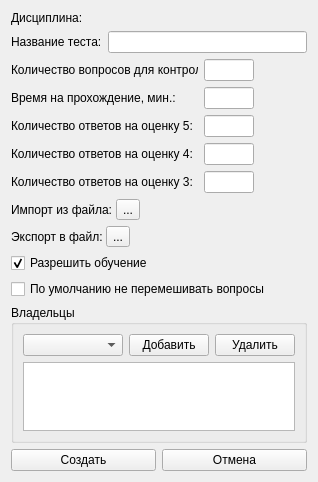
<?xml version="1.0" encoding="UTF-8"?>
<ui version="4.0">
 <class>TestSettings</class>
 <widget class="QWidget" name="TestSettings">
  <property name="windowModality">
   <enum>Qt::ApplicationModal</enum>
  </property>
  <property name="geometry">
   <rect>
    <x>0</x>
    <y>0</y>
    <width>318</width>
    <height>482</height>
   </rect>
  </property>
  <property name="sizePolicy">
   <sizepolicy hsizetype="Minimum" vsizetype="Minimum">
    <horstretch>0</horstretch>
    <verstretch>0</verstretch>
   </sizepolicy>
  </property>
  <property name="minimumSize">
   <size>
    <width>318</width>
    <height>265</height>
   </size>
  </property>
  <property name="maximumSize">
   <size>
    <width>318</width>
    <height>7000</height>
   </size>
  </property>
  <property name="windowTitle">
   <string>Создание теста</string>
  </property>
  <property name="windowOpacity">
   <double>0.950000000000000</double>
  </property>
  <layout class="QVBoxLayout" name="verticalLayout_2">
   <item>
    <layout class="QVBoxLayout" name="verticalLayout">
     <item>
      <widget class="QLabel" name="labelSubject">
       <property name="text">
        <string>Дисциплина:</string>
       </property>
      </widget>
     </item>
     <item>
      <layout class="QHBoxLayout" name="horizontalLayout">
       <item>
        <widget class="QLabel" name="label">
         <property name="text">
          <string>Название теста:</string>
         </property>
        </widget>
       </item>
       <item>
        <widget class="QLineEdit" name="lineTest"/>
       </item>
      </layout>
     </item>
     <item>
      <layout class="QHBoxLayout" name="horizontalLayout_2">
       <item>
        <widget class="QLabel" name="label_3">
         <property name="minimumSize">
          <size>
           <width>187</width>
           <height>0</height>
          </size>
         </property>
         <property name="maximumSize">
          <size>
           <width>187</width>
           <height>16777215</height>
          </size>
         </property>
         <property name="text">
          <string>Количество вопросов для контроля:</string>
         </property>
        </widget>
       </item>
       <item>
        <widget class="QLineEdit" name="lineQuestions">
         <property name="maximumSize">
          <size>
           <width>50</width>
           <height>16777215</height>
          </size>
         </property>
        </widget>
       </item>
       <item>
        <spacer name="horizontalSpacer_4">
         <property name="orientation">
          <enum>Qt::Horizontal</enum>
         </property>
         <property name="sizeHint" stdset="0">
          <size>
           <width>40</width>
           <height>20</height>
          </size>
         </property>
        </spacer>
       </item>
      </layout>
     </item>
     <item>
      <layout class="QHBoxLayout" name="horizontalLayout_3">
       <item>
        <widget class="QLabel" name="label_4">
         <property name="minimumSize">
          <size>
           <width>187</width>
           <height>0</height>
          </size>
         </property>
         <property name="maximumSize">
          <size>
           <width>187</width>
           <height>16777215</height>
          </size>
         </property>
         <property name="text">
          <string>Время на прохождение, мин.:</string>
         </property>
        </widget>
       </item>
       <item>
        <widget class="QLineEdit" name="lineTime">
         <property name="maximumSize">
          <size>
           <width>50</width>
           <height>16777215</height>
          </size>
         </property>
        </widget>
       </item>
       <item>
        <spacer name="horizontalSpacer_5">
         <property name="orientation">
          <enum>Qt::Horizontal</enum>
         </property>
         <property name="sizeHint" stdset="0">
          <size>
           <width>40</width>
           <height>20</height>
          </size>
         </property>
        </spacer>
       </item>
      </layout>
     </item>
     <item>
      <layout class="QHBoxLayout" name="horizontalLayout_4">
       <item>
        <widget class="QLabel" name="label_6">
         <property name="minimumSize">
          <size>
           <width>187</width>
           <height>0</height>
          </size>
         </property>
         <property name="maximumSize">
          <size>
           <width>187</width>
           <height>16777215</height>
          </size>
         </property>
         <property name="text">
          <string>Количество ответов на оценку 5:</string>
         </property>
        </widget>
       </item>
       <item>
        <widget class="QLineEdit" name="lineFive">
         <property name="sizePolicy">
          <sizepolicy hsizetype="Preferred" vsizetype="Fixed">
           <horstretch>0</horstretch>
           <verstretch>0</verstretch>
          </sizepolicy>
         </property>
         <property name="minimumSize">
          <size>
           <width>0</width>
           <height>0</height>
          </size>
         </property>
         <property name="maximumSize">
          <size>
           <width>50</width>
           <height>16777215</height>
          </size>
         </property>
        </widget>
       </item>
       <item>
        <spacer name="horizontalSpacer">
         <property name="orientation">
          <enum>Qt::Horizontal</enum>
         </property>
         <property name="sizeHint" stdset="0">
          <size>
           <width>40</width>
           <height>20</height>
          </size>
         </property>
        </spacer>
       </item>
      </layout>
     </item>
     <item>
      <layout class="QHBoxLayout" name="horizontalLayout_5">
       <item>
        <widget class="QLabel" name="label_7">
         <property name="minimumSize">
          <size>
           <width>187</width>
           <height>0</height>
          </size>
         </property>
         <property name="maximumSize">
          <size>
           <width>187</width>
           <height>16777215</height>
          </size>
         </property>
         <property name="text">
          <string>Количество ответов на оценку 4:</string>
         </property>
        </widget>
       </item>
       <item>
        <widget class="QLineEdit" name="lineFour">
         <property name="maximumSize">
          <size>
           <width>50</width>
           <height>16777215</height>
          </size>
         </property>
        </widget>
       </item>
       <item>
        <spacer name="horizontalSpacer_2">
         <property name="orientation">
          <enum>Qt::Horizontal</enum>
         </property>
         <property name="sizeHint" stdset="0">
          <size>
           <width>40</width>
           <height>20</height>
          </size>
         </property>
        </spacer>
       </item>
      </layout>
     </item>
     <item>
      <layout class="QHBoxLayout" name="horizontalLayout_6">
       <item>
        <widget class="QLabel" name="label_8">
         <property name="minimumSize">
          <size>
           <width>187</width>
           <height>0</height>
          </size>
         </property>
         <property name="maximumSize">
          <size>
           <width>187</width>
           <height>16777215</height>
          </size>
         </property>
         <property name="text">
          <string>Количество ответов на оценку 3:</string>
         </property>
        </widget>
       </item>
       <item>
        <widget class="QLineEdit" name="lineThree">
         <property name="maximumSize">
          <size>
           <width>50</width>
           <height>16777215</height>
          </size>
         </property>
        </widget>
       </item>
       <item>
        <spacer name="horizontalSpacer_3">
         <property name="orientation">
          <enum>Qt::Horizontal</enum>
         </property>
         <property name="sizeHint" stdset="0">
          <size>
           <width>40</width>
           <height>20</height>
          </size>
         </property>
        </spacer>
       </item>
      </layout>
     </item>
     <item>
      <layout class="QHBoxLayout" name="horizontalLayout_10">
       <property name="spacing">
        <number>3</number>
       </property>
       <property name="sizeConstraint">
        <enum>QLayout::SetDefaultConstraint</enum>
       </property>
       <item>
        <widget class="QLabel" name="labelImport">
         <property name="minimumSize">
          <size>
           <width>90</width>
           <height>0</height>
          </size>
         </property>
         <property name="text">
          <string>Импорт из файла:</string>
         </property>
        </widget>
       </item>
       <item>
        <widget class="QToolButton" name="toolImport">
         <property name="text">
          <string>...</string>
         </property>
        </widget>
       </item>
       <item>
        <spacer name="horizontalSpacer_6">
         <property name="orientation">
          <enum>Qt::Horizontal</enum>
         </property>
         <property name="sizeHint" stdset="0">
          <size>
           <width>40</width>
           <height>20</height>
          </size>
         </property>
        </spacer>
       </item>
      </layout>
     </item>
     <item>
      <layout class="QHBoxLayout" name="horizontalLayout_11">
       <property name="spacing">
        <number>3</number>
       </property>
       <item>
        <widget class="QLabel" name="labelExport">
         <property name="minimumSize">
          <size>
           <width>90</width>
           <height>0</height>
          </size>
         </property>
         <property name="text">
          <string>Экспорт в файл:</string>
         </property>
        </widget>
       </item>
       <item>
        <widget class="QToolButton" name="toolExport">
         <property name="text">
          <string>...</string>
         </property>
        </widget>
       </item>
       <item>
        <spacer name="horizontalSpacer_7">
         <property name="orientation">
          <enum>Qt::Horizontal</enum>
         </property>
         <property name="sizeHint" stdset="0">
          <size>
           <width>40</width>
           <height>20</height>
          </size>
         </property>
        </spacer>
       </item>
      </layout>
     </item>
     <item>
      <layout class="QHBoxLayout" name="horizontalLayout_8">
       <item>
        <widget class="QCheckBox" name="checkTraning">
         <property name="text">
          <string>Разрешить обучение</string>
         </property>
         <property name="checked">
          <bool>true</bool>
         </property>
        </widget>
       </item>
      </layout>
     </item>
     <item>
      <widget class="QCheckBox" name="checkBinding">
       <property name="text">
        <string>По умолчанию не перемешивать вопросы</string>
       </property>
      </widget>
     </item>
     <item>
      <widget class="QGroupBox" name="groupBox">
       <property name="title">
        <string>Владельцы</string>
       </property>
       <layout class="QVBoxLayout" name="verticalLayout_3">
        <item>
         <layout class="QHBoxLayout" name="horizontalLayout_9">
          <item>
           <widget class="QComboBox" name="comboTeachers">
            <property name="sizePolicy">
             <sizepolicy hsizetype="MinimumExpanding" vsizetype="Fixed">
              <horstretch>0</horstretch>
              <verstretch>0</verstretch>
             </sizepolicy>
            </property>
           </widget>
          </item>
          <item>
           <widget class="QPushButton" name="pushAddOwner">
            <property name="sizePolicy">
             <sizepolicy hsizetype="Fixed" vsizetype="Fixed">
              <horstretch>0</horstretch>
              <verstretch>0</verstretch>
             </sizepolicy>
            </property>
            <property name="text">
             <string>Добавить</string>
            </property>
           </widget>
          </item>
          <item>
           <widget class="QPushButton" name="pushDelOwner">
            <property name="sizePolicy">
             <sizepolicy hsizetype="Fixed" vsizetype="Fixed">
              <horstretch>0</horstretch>
              <verstretch>0</verstretch>
             </sizepolicy>
            </property>
            <property name="text">
             <string>Удалить</string>
            </property>
           </widget>
          </item>
         </layout>
        </item>
        <item>
         <widget class="table" name="tableOwners"/>
        </item>
       </layout>
      </widget>
     </item>
     <item>
      <layout class="QHBoxLayout" name="horizontalLayout_7">
       <item>
        <widget class="QPushButton" name="pushCreate">
         <property name="sizePolicy">
          <sizepolicy hsizetype="Minimum" vsizetype="Minimum">
           <horstretch>0</horstretch>
           <verstretch>0</verstretch>
          </sizepolicy>
         </property>
         <property name="text">
          <string>Создать</string>
         </property>
        </widget>
       </item>
       <item>
        <widget class="QPushButton" name="pushCancel">
         <property name="sizePolicy">
          <sizepolicy hsizetype="Preferred" vsizetype="Preferred">
           <horstretch>0</horstretch>
           <verstretch>0</verstretch>
          </sizepolicy>
         </property>
         <property name="text">
          <string>Отмена</string>
         </property>
        </widget>
       </item>
      </layout>
     </item>
    </layout>
   </item>
  </layout>
 </widget>
 <customwidgets>
  <customwidget>
   <class>table</class>
   <extends>QTableWidget</extends>
   <header>Widgets/table.h</header>
  </customwidget>
 </customwidgets>
 <resources/>
 <connections/>
</ui>
